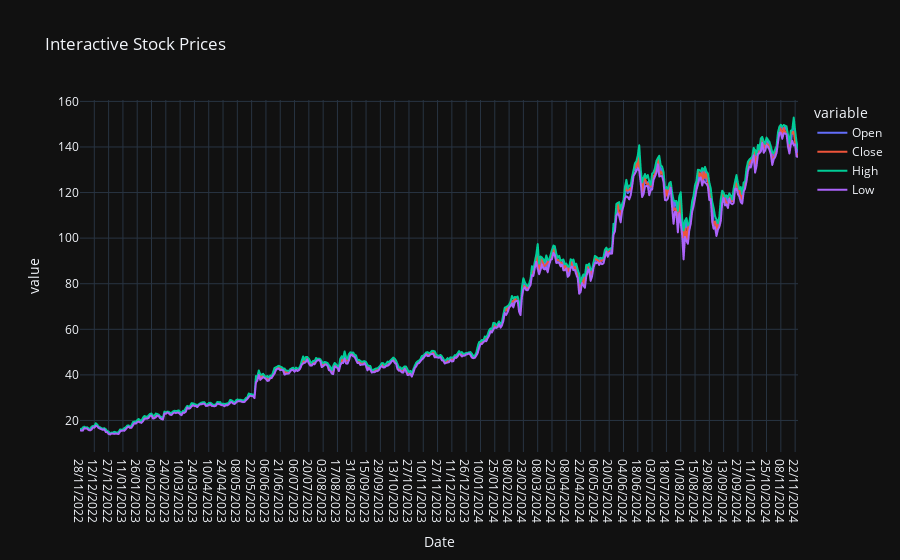

Here is the notebook cell this chart was saved with:
### Markdown cell above
# Interpretation: The interactive line graph shows the stock prices over time. The closing price is the most stable, while the high and low prices are more volatile. This line graph provides detail statistics of each date when hovered over the graph.

### Code cell
fig = px.line(data, x='Date', y=['Open', 'Close', 'High', 'Low'], title='Interactive Stock Prices')
fig.show()

### Figure 1 — Plotly figure (JSON) as saved in the notebook; plotly's stock layout.template omitted (floating-point values rounded to 4 significant figures; data arrays with more than 128 entries replaced by an {"elided": "..."} marker saying what was removed)
{"data": [{"hovertemplate": "variable=Open<br>Date=%{x}<br>value=%{y}<extra></extra>", "legendgroup": "Open", "line": {"color": "#636efa", "dash": "solid"}, "marker": {"symbol": "circle"}, "mode": "lines", "name": "Open", "showlegend": true, "x": {"elided": "503 str values"}, "xaxis": "x", "y": {"elided": "503 float values"}, "yaxis": "y", "type": "scattergl"}, {"hovertemplate": "variable=Close<br>Date=%{x}<br>value=%{y}<extra></extra>", "legendgroup": "Close", "line": {"color": "#EF553B", "dash": "solid"}, "marker": {"symbol": "circle"}, "mode": "lines", "name": "Close", "showlegend": true, "x": {"elided": "503 str values"}, "xaxis": "x", "y": {"elided": "503 float values"}, "yaxis": "y", "type": "scattergl"}, {"hovertemplate": "variable=High<br>Date=%{x}<br>value=%{y}<extra></extra>", "legendgroup": "High", "line": {"color": "#00cc96", "dash": "solid"}, "marker": {"symbol": "circle"}, "mode": "lines", "name": "High", "showlegend": true, "x": {"elided": "503 str values"}, "xaxis": "x", "y": {"elided": "503 float values"}, "yaxis": "y", "type": "scattergl"}, {"hovertemplate": "variable=Low<br>Date=%{x}<br>value=%{y}<extra></extra>", "legendgroup": "Low", "line": {"color": "#ab63fa", "dash": "solid"}, "marker": {"symbol": "circle"}, "mode": "lines", "name": "Low", "showlegend": true, "x": {"elided": "503 str values"}, "xaxis": "x", "y": {"elided": "503 float values"}, "yaxis": "y", "type": "scattergl"}], "layout": {"xaxis": {"anchor": "y", "domain": [0.0, 1.0], "title": {"text": "Date"}}, "yaxis": {"anchor": "x", "domain": [0.0, 1.0], "title": {"text": "value"}}, "legend": {"title": {"text": "variable"}, "tracegroupgap": 0}, "title": {"text": "Interactive Stock Prices"}}}
